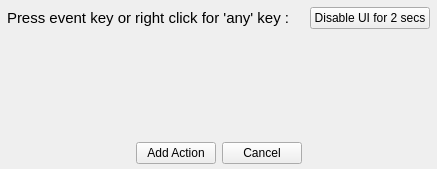
<?xml version="1.0" encoding="UTF-8"?>
<ui version="4.0">
 <class>EventDialog</class>
 <widget class="QDialog" name="EventDialog">
  <property name="geometry">
   <rect>
    <x>0</x>
    <y>0</y>
    <width>437</width>
    <height>169</height>
   </rect>
  </property>
  <property name="windowTitle">
   <string>Dialog</string>
  </property>
  <layout class="QVBoxLayout" name="verticalLayout">
   <property name="leftMargin">
    <number>5</number>
   </property>
   <property name="topMargin">
    <number>5</number>
   </property>
   <property name="rightMargin">
    <number>5</number>
   </property>
   <property name="bottomMargin">
    <number>5</number>
   </property>
   <item>
    <widget class="QStackedWidget" name="stackedWidget">
     <property name="currentIndex">
      <number>8</number>
     </property>
     <widget class="QWidget" name="page_Activation_Event"/>
     <widget class="QWidget" name="page_Animation_Finish"/>
     <widget class="QWidget" name="page_Collision">
      <layout class="QVBoxLayout" name="verticalLayout_3">
       <property name="leftMargin">
        <number>2</number>
       </property>
       <property name="topMargin">
        <number>2</number>
       </property>
       <property name="rightMargin">
        <number>2</number>
       </property>
       <property name="bottomMargin">
        <number>2</number>
       </property>
       <item>
        <layout class="QHBoxLayout" name="horizontalLayout_2">
         <item>
          <widget class="QLabel" name="label_3">
           <property name="text">
            <string>On : </string>
           </property>
          </widget>
         </item>
         <item>
          <widget class="QComboBox" name="sideCombo">
           <property name="sizeAdjustPolicy">
            <enum>QComboBox::AdjustToContents</enum>
           </property>
           <property name="iconSize">
            <size>
             <width>32</width>
             <height>32</height>
            </size>
           </property>
           <item>
            <property name="text">
             <string>Any Side</string>
            </property>
           </item>
           <item>
            <property name="text">
             <string>Top Side</string>
            </property>
           </item>
           <item>
            <property name="text">
             <string>Bottom Side</string>
            </property>
           </item>
           <item>
            <property name="text">
             <string>Left Side</string>
            </property>
           </item>
           <item>
            <property name="text">
             <string>Right Side</string>
            </property>
           </item>
           <item>
            <property name="text">
             <string>Top or Bottom Side</string>
            </property>
           </item>
           <item>
            <property name="text">
             <string>Left or Right Side</string>
            </property>
           </item>
          </widget>
         </item>
         <item>
          <spacer name="horizontalSpacer_4">
           <property name="orientation">
            <enum>Qt::Horizontal</enum>
           </property>
           <property name="sizeHint" stdset="0">
            <size>
             <width>40</width>
             <height>20</height>
            </size>
           </property>
          </spacer>
         </item>
        </layout>
       </item>
       <item>
        <layout class="QHBoxLayout" name="horizontalLayout_3">
         <item>
          <widget class="QLabel" name="label_2">
           <property name="text">
            <string>Of Actor : </string>
           </property>
          </widget>
         </item>
         <item>
          <widget class="QComboBox" name="collisionActorCombo">
           <property name="sizeAdjustPolicy">
            <enum>QComboBox::AdjustToContents</enum>
           </property>
           <property name="iconSize">
            <size>
             <width>32</width>
             <height>32</height>
            </size>
           </property>
          </widget>
         </item>
         <item>
          <spacer name="horizontalSpacer_5">
           <property name="orientation">
            <enum>Qt::Horizontal</enum>
           </property>
           <property name="sizeHint" stdset="0">
            <size>
             <width>40</width>
             <height>20</height>
            </size>
           </property>
          </spacer>
         </item>
        </layout>
       </item>
       <item>
        <widget class="QCheckBox" name="collisionRepeatCheckBox">
         <property name="text">
          <string>Repeat this event while actor is colliding</string>
         </property>
        </widget>
       </item>
       <item>
        <spacer name="verticalSpacer">
         <property name="orientation">
          <enum>Qt::Vertical</enum>
         </property>
         <property name="sizeHint" stdset="0">
          <size>
           <width>20</width>
           <height>44</height>
          </size>
         </property>
        </spacer>
       </item>
      </layout>
     </widget>
     <widget class="QWidget" name="page_Collision_Finish"/>
     <widget class="QWidget" name="page_Create_Actor">
      <layout class="QVBoxLayout" name="verticalLayout_2">
       <property name="leftMargin">
        <number>2</number>
       </property>
       <property name="topMargin">
        <number>2</number>
       </property>
       <property name="rightMargin">
        <number>2</number>
       </property>
       <property name="bottomMargin">
        <number>2</number>
       </property>
       <item>
        <widget class="QLabel" name="label">
         <property name="font">
          <font>
           <pointsize>12</pointsize>
          </font>
         </property>
         <property name="text">
          <string>Select an action for this event</string>
         </property>
         <property name="alignment">
          <set>Qt::AlignCenter</set>
         </property>
        </widget>
       </item>
      </layout>
     </widget>
     <widget class="QWidget" name="page_Destroy_Actor"/>
     <widget class="QWidget" name="page_Draw_Actor">
      <layout class="QVBoxLayout" name="verticalLayout_4">
       <property name="leftMargin">
        <number>2</number>
       </property>
       <property name="topMargin">
        <number>2</number>
       </property>
       <property name="rightMargin">
        <number>2</number>
       </property>
       <property name="bottomMargin">
        <number>2</number>
       </property>
       <item>
        <widget class="QLabel" name="label_4">
         <property name="font">
          <font>
           <pointsize>12</pointsize>
          </font>
         </property>
         <property name="text">
          <string>Select an action for this event</string>
         </property>
         <property name="alignment">
          <set>Qt::AlignCenter</set>
         </property>
        </widget>
       </item>
      </layout>
     </widget>
     <widget class="QWidget" name="page_Key_Down">
      <layout class="QVBoxLayout" name="verticalLayout_5">
       <property name="leftMargin">
        <number>2</number>
       </property>
       <property name="topMargin">
        <number>2</number>
       </property>
       <property name="rightMargin">
        <number>2</number>
       </property>
       <property name="bottomMargin">
        <number>2</number>
       </property>
       <item>
        <widget class="QLabel" name="label_6">
         <property name="text">
          <string>Press the key or key sequence  (right click for 'any' key).</string>
         </property>
        </widget>
       </item>
       <item>
        <layout class="QHBoxLayout" name="horizontalLayout_5">
         <item>
          <widget class="QLineEdit" name="keySequenceLineEdit">
           <property name="text">
            <string/>
           </property>
           <property name="readOnly">
            <bool>true</bool>
           </property>
          </widget>
         </item>
         <item>
          <widget class="QPushButton" name="clearBtn">
           <property name="text">
            <string>Clear</string>
           </property>
          </widget>
         </item>
         <item>
          <widget class="QPushButton" name="disbaleBtn">
           <property name="toolTip">
            <string>&lt;html&gt;&lt;head/&gt;&lt;body&gt;&lt;p&gt;if a key doesn't register (eg: the TAB key), try disabling the ui and pressing the key during the 5 second period.&lt;/p&gt;&lt;/body&gt;&lt;/html&gt;</string>
           </property>
           <property name="text">
            <string>Disable UI for 5 secs</string>
           </property>
          </widget>
         </item>
        </layout>
       </item>
       <item>
        <layout class="QHBoxLayout" name="horizontalLayout_4">
         <item>
          <widget class="QLabel" name="label_5">
           <property name="text">
            <string>Execute When : </string>
           </property>
          </widget>
         </item>
         <item>
          <widget class="QComboBox" name="executionCombo">
           <item>
            <property name="text">
             <string>At least one key is pressed</string>
            </property>
           </item>
           <item>
            <property name="text">
             <string>All keys are pressed</string>
            </property>
           </item>
           <item>
            <property name="text">
             <string>Keys are pressed in order</string>
            </property>
           </item>
          </widget>
         </item>
         <item>
          <spacer name="horizontalSpacer_3">
           <property name="orientation">
            <enum>Qt::Horizontal</enum>
           </property>
           <property name="sizeHint" stdset="0">
            <size>
             <width>40</width>
             <height>20</height>
            </size>
           </property>
          </spacer>
         </item>
        </layout>
       </item>
       <item>
        <widget class="QCheckBox" name="repeatCheckBox">
         <property name="text">
          <string>Repeat</string>
         </property>
         <property name="checked">
          <bool>true</bool>
         </property>
        </widget>
       </item>
       <item>
        <spacer name="verticalSpacer_2">
         <property name="orientation">
          <enum>Qt::Vertical</enum>
         </property>
         <property name="sizeHint" stdset="0">
          <size>
           <width>20</width>
           <height>25</height>
          </size>
         </property>
        </spacer>
       </item>
      </layout>
     </widget>
     <widget class="QWidget" name="page_Key_Up">
      <layout class="QVBoxLayout" name="verticalLayout_6">
       <property name="leftMargin">
        <number>2</number>
       </property>
       <property name="topMargin">
        <number>2</number>
       </property>
       <property name="rightMargin">
        <number>2</number>
       </property>
       <property name="bottomMargin">
        <number>2</number>
       </property>
       <item>
        <layout class="QHBoxLayout" name="horizontalLayout_6">
         <item>
          <widget class="QLabel" name="keyUpLabel">
           <property name="font">
            <font>
             <pointsize>11</pointsize>
            </font>
           </property>
           <property name="text">
            <string>Press event key or right click for 'any' key : </string>
           </property>
           <property name="alignment">
            <set>Qt::AlignLeading|Qt::AlignLeft|Qt::AlignVCenter</set>
           </property>
          </widget>
         </item>
         <item>
          <widget class="QPushButton" name="keyUpDisableBtn">
           <property name="maximumSize">
            <size>
             <width>120</width>
             <height>16777215</height>
            </size>
           </property>
           <property name="toolTip">
            <string>&lt;html&gt;&lt;head/&gt;&lt;body&gt;&lt;p&gt;if a key doesn't register (eg: the TAB key), try disabling the ui and pressing the key during the 2 second period.&lt;/p&gt;&lt;/body&gt;&lt;/html&gt;</string>
           </property>
           <property name="text">
            <string>Disable UI for 2 secs</string>
           </property>
          </widget>
         </item>
        </layout>
       </item>
       <item>
        <spacer name="verticalSpacer_3">
         <property name="orientation">
          <enum>Qt::Vertical</enum>
         </property>
         <property name="sizeHint" stdset="0">
          <size>
           <width>20</width>
           <height>94</height>
          </size>
         </property>
        </spacer>
       </item>
      </layout>
     </widget>
     <widget class="QWidget" name="page_Mouse_Down"/>
     <widget class="QWidget" name="page_Mouse_Up"/>
     <widget class="QWidget" name="page_Mouse_Enter"/>
     <widget class="QWidget" name="page_Mouse_Leave"/>
     <widget class="QWidget" name="page_Move_Finish"/>
     <widget class="QWidget" name="page_Out_Of_Vision"/>
     <widget class="QWidget" name="page_Path_Finish"/>
     <widget class="QWidget" name="page_Timer_Finish"/>
    </widget>
   </item>
   <item>
    <layout class="QHBoxLayout" name="horizontalLayout">
     <item>
      <spacer name="horizontalSpacer">
       <property name="orientation">
        <enum>Qt::Horizontal</enum>
       </property>
       <property name="sizeHint" stdset="0">
        <size>
         <width>40</width>
         <height>20</height>
        </size>
       </property>
      </spacer>
     </item>
     <item>
      <widget class="QPushButton" name="addActionBtn">
       <property name="text">
        <string>Add Action</string>
       </property>
      </widget>
     </item>
     <item>
      <widget class="QPushButton" name="cancelBtn">
       <property name="text">
        <string>Cancel</string>
       </property>
      </widget>
     </item>
     <item>
      <spacer name="horizontalSpacer_2">
       <property name="orientation">
        <enum>Qt::Horizontal</enum>
       </property>
       <property name="sizeHint" stdset="0">
        <size>
         <width>40</width>
         <height>20</height>
        </size>
       </property>
      </spacer>
     </item>
    </layout>
   </item>
  </layout>
 </widget>
 <resources/>
 <connections/>
</ui>
